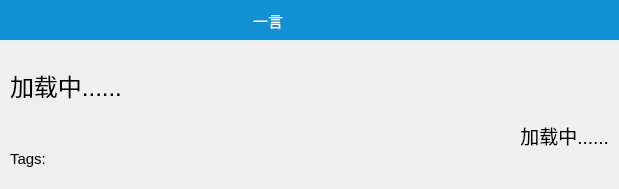
<?xml version="1.0" encoding="UTF-8"?>
<ui version="4.0">
 <class>yiyanDialog</class>
 <widget class="QDialog" name="yiyanDialog">
  <property name="geometry">
   <rect>
    <x>0</x>
    <y>0</y>
    <width>619</width>
    <height>189</height>
   </rect>
  </property>
  <property name="windowTitle">
   <string>Dialog</string>
  </property>
  <property name="styleSheet">
   <string notr="true">yiyanDialog{

background-color:rgba(240,240,240,0.3)

}</string>
  </property>
  <layout class="QVBoxLayout" name="verticalLayout" stretch="20,100">
   <property name="spacing">
    <number>0</number>
   </property>
   <property name="leftMargin">
    <number>0</number>
   </property>
   <property name="topMargin">
    <number>0</number>
   </property>
   <property name="rightMargin">
    <number>0</number>
   </property>
   <item>
    <widget class="QWidget" name="widget" native="true">
     <property name="minimumSize">
      <size>
       <width>0</width>
       <height>40</height>
      </size>
     </property>
     <property name="maximumSize">
      <size>
       <width>16777215</width>
       <height>40</height>
      </size>
     </property>
     <property name="styleSheet">
      <string notr="true">background:#1191d3;</string>
     </property>
     <layout class="QGridLayout" name="gridLayout">
      <property name="leftMargin">
       <number>0</number>
      </property>
      <property name="topMargin">
       <number>0</number>
      </property>
      <property name="rightMargin">
       <number>0</number>
      </property>
      <property name="bottomMargin">
       <number>0</number>
      </property>
      <item row="0" column="0">
       <layout class="QHBoxLayout" name="horizontalLayout" stretch="30,2,2">
        <item>
         <widget class="ClickLabel" name="label">
          <property name="font">
           <font>
            <pointsize>11</pointsize>
           </font>
          </property>
          <property name="styleSheet">
           <string notr="true">color:#ffffff</string>
          </property>
          <property name="text">
           <string>一言</string>
          </property>
          <property name="alignment">
           <set>Qt::AlignmentFlag::AlignCenter</set>
          </property>
         </widget>
        </item>
        <item>
         <widget class="ClickLabel" name="label_5">
          <property name="styleSheet">
           <string notr="true">ClickLabel{
image:url(&quot;:/res/refech.png&quot;);
}
ClickLabel:hover{
background:rgb(255, 58, 58);
}</string>
          </property>
          <property name="text">
           <string/>
          </property>
         </widget>
        </item>
        <item>
         <widget class="ClickLabel" name="label_2">
          <property name="styleSheet">
           <string notr="true">ClickLabel{
image:url(&quot;:/res/cha.png&quot;);
}
ClickLabel:hover{
background:rgb(255, 58, 58);
}</string>
          </property>
          <property name="text">
           <string/>
          </property>
         </widget>
        </item>
       </layout>
      </item>
     </layout>
    </widget>
   </item>
   <item>
    <layout class="QVBoxLayout" name="verticalLayout_3" stretch="3,1,0">
     <property name="leftMargin">
      <number>10</number>
     </property>
     <property name="topMargin">
      <number>10</number>
     </property>
     <property name="rightMargin">
      <number>10</number>
     </property>
     <property name="bottomMargin">
      <number>10</number>
     </property>
     <item>
      <widget class="RollingLabel" name="label_3">
       <property name="font">
        <font>
         <pointsize>18</pointsize>
        </font>
       </property>
       <property name="styleSheet">
        <string notr="true"/>
       </property>
       <property name="text">
        <string>加载中......</string>
       </property>
      </widget>
     </item>
     <item>
      <widget class="RollingLabel" name="label_4">
       <property name="font">
        <font>
         <pointsize>14</pointsize>
        </font>
       </property>
       <property name="styleSheet">
        <string notr="true">
</string>
       </property>
       <property name="text">
        <string>加载中......</string>
       </property>
       <property name="alignment">
        <set>Qt::AlignmentFlag::AlignRight|Qt::AlignmentFlag::AlignTrailing|Qt::AlignmentFlag::AlignVCenter</set>
       </property>
      </widget>
     </item>
     <item>
      <widget class="QLabel" name="show_tags">
       <property name="font">
        <font>
         <pointsize>11</pointsize>
        </font>
       </property>
       <property name="styleSheet">
        <string notr="true"/>
       </property>
       <property name="text">
        <string>Tags:</string>
       </property>
      </widget>
     </item>
    </layout>
   </item>
  </layout>
 </widget>
 <customwidgets>
  <customwidget>
   <class>ClickLabel</class>
   <extends>QLabel</extends>
   <header>../src/ClickLabel/ClickLabel.h</header>
  </customwidget>
  <customwidget>
   <class>RollingLabel</class>
   <extends>QLabel</extends>
   <header>../src/RollingLabel/RollingLabel.h</header>
  </customwidget>
 </customwidgets>
 <resources/>
 <connections/>
</ui>
